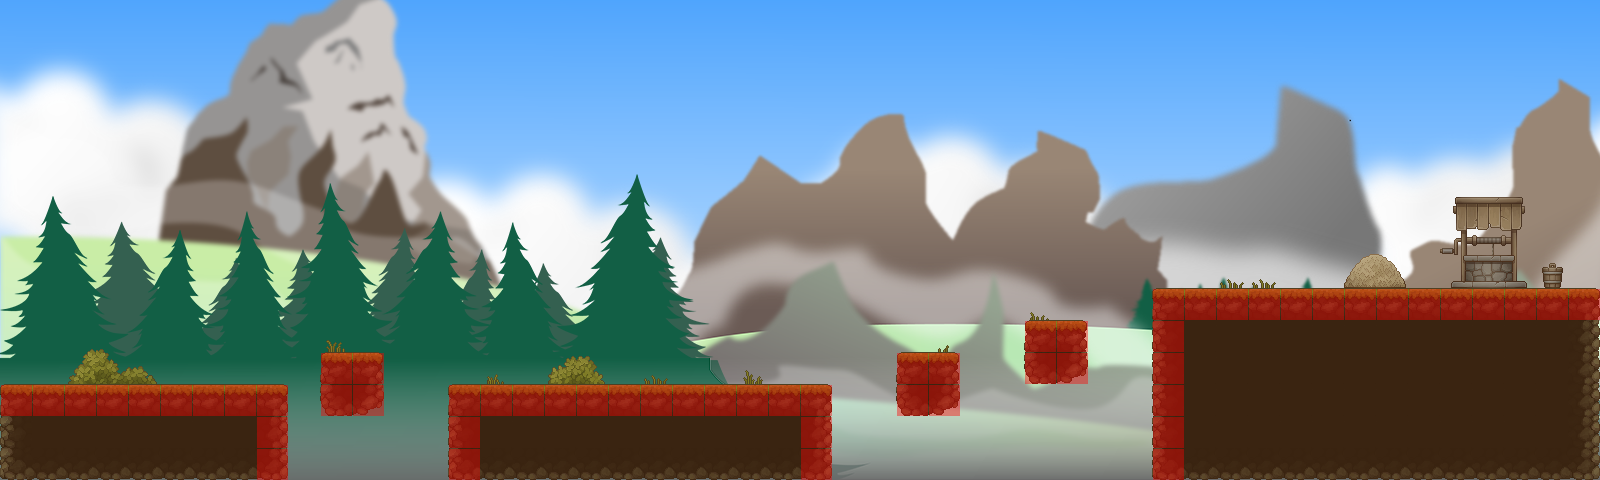

Below is a game level as drawn by its tile map, then a one-line description and the .tmx that defines it (tile-layer data replaced by summaries):
An orthogonal 50x15 tile map with 32x32 px tiles, 3 tile layers (Copiar desde Capa de patrones 1, Capa de patrones 1, Colissions), 4 tilesets.

<map version="1.10" tiledversion="1.10.2" orientation="orthogonal" renderorder="right-down" width="50" height="15" tilewidth="32" tileheight="32" infinite="0" nextlayerid="5" nextobjectid="1">
 <tileset firstgid="1" name="TX Tileset Ground" tilewidth="32" tileheight="32" tilecount="256" columns="16">
  <image source="TX Tileset Ground.png" width="512" height="512" />
  <wangsets>
   <wangset name="Unnamed Set" type="corner" tile="-1">
    <wangcolor name="" color="#ff0000" tile="-1" probability="1" />
    <wangtile tileid="0" wangid="0,1,0,1,0,1,0,1" />
    <wangtile tileid="1" wangid="0,1,0,1,0,1,0,1" />
    <wangtile tileid="2" wangid="0,1,0,1,0,1,0,1" />
    <wangtile tileid="4" wangid="0,1,0,1,0,1,0,1" />
    <wangtile tileid="5" wangid="0,1,0,1,0,1,0,1" />
    <wangtile tileid="7" wangid="0,1,0,1,0,1,0,1" />
    <wangtile tileid="9" wangid="0,1,0,1,0,1,0,1" />
    <wangtile tileid="10" wangid="0,1,0,1,0,1,0,1" />
    <wangtile tileid="12" wangid="0,1,0,1,0,1,0,1" />
    <wangtile tileid="13" wangid="0,1,0,1,0,1,0,1" />
    <wangtile tileid="16" wangid="0,1,0,1,0,1,0,1" />
    <wangtile tileid="17" wangid="0,1,0,1,0,1,0,1" />
    <wangtile tileid="18" wangid="0,1,0,1,0,1,0,1" />
    <wangtile tileid="20" wangid="0,1,0,1,0,1,0,1" />
    <wangtile tileid="21" wangid="0,1,0,1,0,1,0,1" />
    <wangtile tileid="23" wangid="0,1,0,1,0,1,0,1" />
    <wangtile tileid="28" wangid="0,1,0,1,0,1,0,1" />
    <wangtile tileid="29" wangid="0,1,0,1,0,1,0,1" />
    <wangtile tileid="32" wangid="0,1,0,1,0,1,0,1" />
    <wangtile tileid="33" wangid="0,1,0,1,0,1,0,1" />
    <wangtile tileid="34" wangid="0,1,0,1,0,1,0,1" />
    <wangtile tileid="64" wangid="0,1,0,1,0,1,0,1" />
    <wangtile tileid="65" wangid="0,1,0,1,0,1,0,1" />
    <wangtile tileid="66" wangid="0,1,0,1,0,1,0,1" />
    <wangtile tileid="80" wangid="0,1,0,1,0,1,0,1" />
    <wangtile tileid="82" wangid="0,1,0,1,0,1,0,1" />
    <wangtile tileid="96" wangid="0,1,0,1,0,1,0,1" />
    <wangtile tileid="97" wangid="0,1,0,1,0,1,0,1" />
    <wangtile tileid="98" wangid="0,1,0,1,0,1,0,1" />
   </wangset>
  </wangsets>
 </tileset>
 <tileset firstgid="257" name="TX Village Props" tilewidth="32" tileheight="32" tilecount="1024" columns="32">
  <image source="TX Village Props.png" width="1024" height="1024" />
  <wangsets>
   <wangset name="Unnamed Set" type="corner" tile="-1">
    <wangcolor name="" color="#ff0000" tile="-1" probability="1" />
    <wangtile tileid="161" wangid="0,1,0,1,0,1,0,1" />
    <wangtile tileid="162" wangid="0,1,0,1,0,1,0,1" />
    <wangtile tileid="163" wangid="0,1,0,1,0,1,0,1" />
    <wangtile tileid="193" wangid="0,1,0,1,0,1,0,1" />
    <wangtile tileid="194" wangid="0,1,0,1,0,1,0,1" />
    <wangtile tileid="195" wangid="0,0,0,0,0,1,0,1" />
    <wangtile tileid="225" wangid="0,1,0,1,0,1,0,0" />
    <wangtile tileid="226" wangid="0,1,0,1,0,1,0,1" />
    <wangtile tileid="227" wangid="0,0,0,1,0,1,0,1" />
    <wangtile tileid="228" wangid="0,1,0,1,0,1,0,1" />
    <wangtile tileid="230" wangid="0,0,0,1,0,0,0,0" />
    <wangtile tileid="231" wangid="0,0,0,0,0,1,0,0" />
    <wangtile tileid="262" wangid="0,1,0,1,0,1,0,1" />
    <wangtile tileid="263" wangid="0,1,0,1,0,1,0,1" />
    <wangtile tileid="460" wangid="0,0,0,1,0,1,0,0" />
    <wangtile tileid="461" wangid="0,0,0,1,0,1,0,0" />
    <wangtile tileid="462" wangid="0,0,0,1,0,1,0,0" />
    <wangtile tileid="492" wangid="0,0,0,1,0,1,0,0" />
    <wangtile tileid="493" wangid="0,0,0,1,0,1,0,0" />
    <wangtile tileid="494" wangid="0,0,0,1,0,1,0,0" />
    <wangtile tileid="524" wangid="0,0,0,1,0,1,0,0" />
    <wangtile tileid="525" wangid="0,0,0,1,0,1,0,0" />
    <wangtile tileid="526" wangid="0,0,0,1,0,1,0,0" />
    <wangtile tileid="558" wangid="0,0,0,1,0,0,0,0" />
    <wangtile tileid="559" wangid="0,0,0,0,0,1,0,0" />
    <wangtile tileid="563" wangid="0,0,0,1,0,1,0,0" />
    <wangtile tileid="587" wangid="0,1,0,1,0,1,0,1" />
    <wangtile tileid="588" wangid="0,1,0,1,0,1,0,1" />
    <wangtile tileid="590" wangid="0,1,0,1,0,1,0,1" />
    <wangtile tileid="591" wangid="0,1,0,1,0,1,0,1" />
    <wangtile tileid="592" wangid="0,1,0,1,0,1,0,1" />
    <wangtile tileid="594" wangid="0,1,0,1,0,1,0,1" />
    <wangtile tileid="595" wangid="0,1,0,1,0,1,0,1" />
    <wangtile tileid="596" wangid="0,1,0,1,0,1,0,1" />
   </wangset>
  </wangsets>
 </tileset>
 <tileset firstgid="1281" name="x32-complete-background" tilewidth="32" tileheight="32" tilecount="1600" columns="80">
  <image source="x32-complete-background.png" width="2560" height="640" />
 </tileset>
 <tileset firstgid="2881" source="MapMetadata.tsx" />
 <layer id="3" name="Copiar desde Capa de patrones 1" width="50" height="15">
  <properties>
   <property name="Draw" type="bool" value="true" />
  </properties>
  <data>[750 cells, 750 non-empty, 750 distinct tile ids]</data>
 </layer>
 <layer id="1" name="Capa de patrones 1" width="50" height="15">
  <properties>
   <property name="Draw" type="bool" value="true" />
  </properties>
  <data>[750 cells, 188 non-empty, 40 distinct tile ids]</data>
 </layer>
 <layer id="4" name="Colissions" width="50" height="15">
  <properties>
   <property name="Colissions" type="bool" value="true" />
   <property name="Draw" type="bool" value="false" />
  </properties>
  <data>[750 cells, 159 non-empty, 7 distinct tile ids]</data>
 </layer>
</map>
